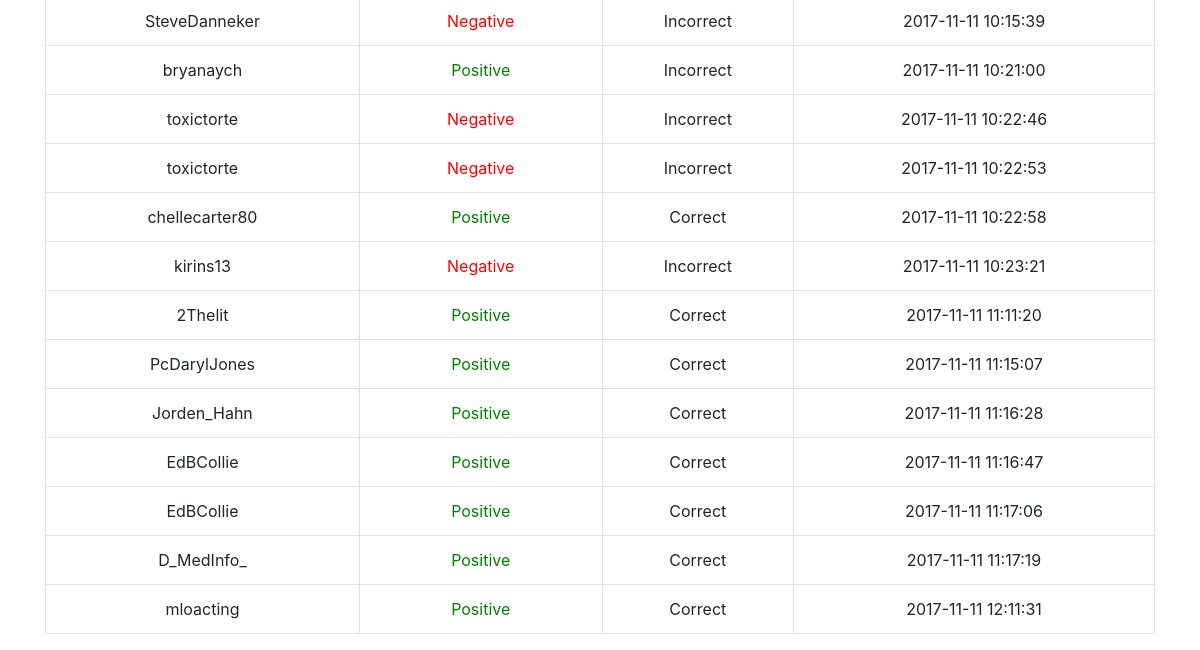
The page /history (signed in, lower part) on the database as committed earlier.
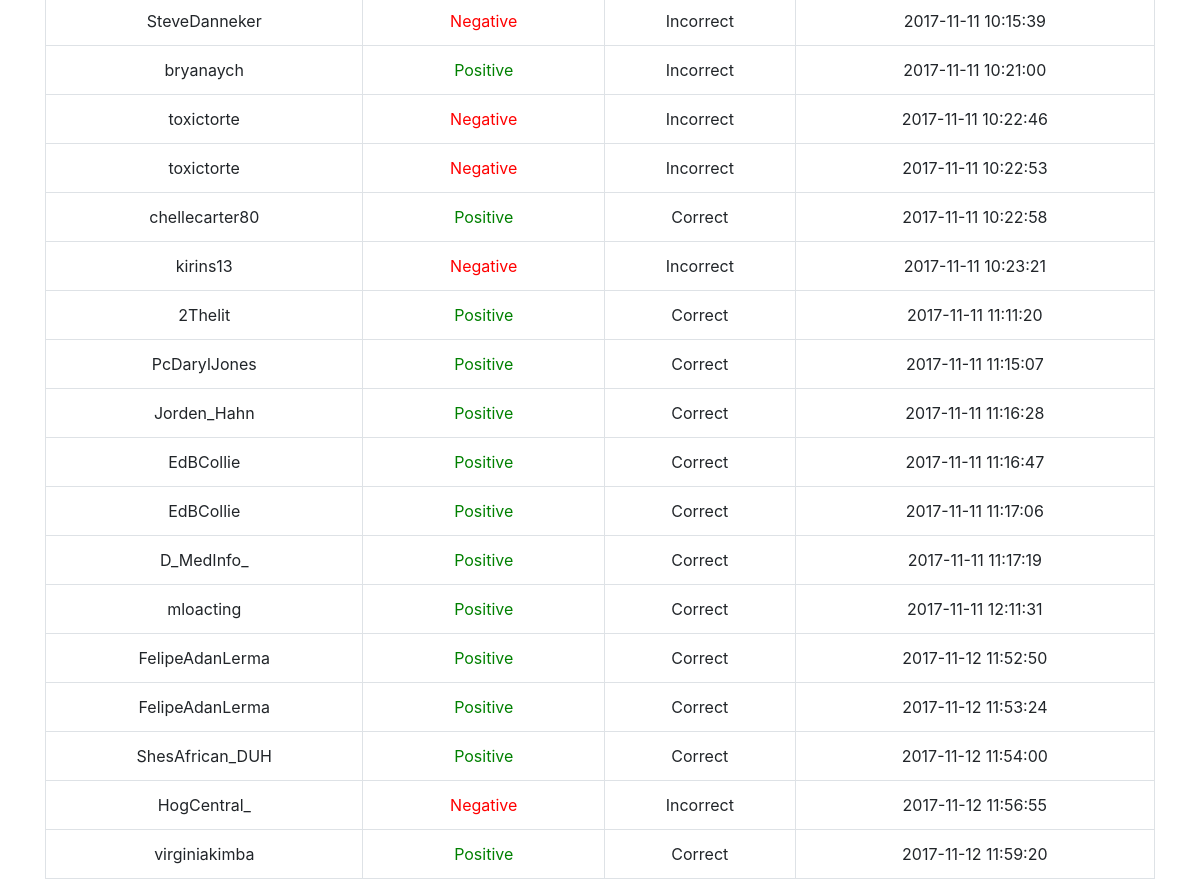
The same page on the database as committed later.
### tables this page shows
CREATE TABLE "guesses" (
	`username`	TEXT NOT NULL,
	`twitter_user`	TEXT NOT NULL,
	`guess`	TEXT NOT NULL,
	`result`	TEXT NOT NULL,
	`date`	TEXT NOT NULL
);

### application.py (the view)
@app.route('/history')
def history():
        con = None
        try:
            con = lite.connect('twittergame.db')
            cur = con.cursor()
            cur.execute("SELECT * FROM guesses WHERE username = ?", (session['username'],))
            userHistory = cur.fetchall()
            return render_template('history.html', history = userHistory)
        except lite.Error as e:
            print('Error: {}'.format(e.args[0]))
            return render_template('error.html', errorCode = e.args[0])
            sys.exit(1)
        finally:
            if con:
                con.close()

### templates/history.html (shortened to what this page needs)
{% extends "layout.html" %}
{% block main %}
    <div class="container text-center">
        <table class="table table-bordered">
            <tbody>
                {% for entry in history %}
                <tr>
                    <td>{{ entry[1] }}</td>
                    {% if entry[2] == 'positive' %}
                        <td class="posHistoryGuess">Positive</td>
                    {% else %}
                        <td class="negHistoryGuess">Negative</td>
                    {% endif %}
                    {% if entry[3] == 'True' %}
                        <td>Correct</td>
                    {% else %}
                        <td>Incorrect</td>
                    {% endif %}
                    <td>{{ entry[4] }}</td>
                </tr>
                {% endfor %}
            </tbody>
        </table>
    </div>
{% endblock %}

### templates/layout.html (shortened to what this page needs)
<!DOCTYPE html>
<html lang="en">
    <head>
        <link rel="stylesheet" href="https://maxcdn.bootstrapcdn.com/bootstrap/4.0.0-alpha.6/css/bootstrap.min.css">
        <link rel="stylesheet" href="{{ url_for('static', filename='styles.css') }}" />
    </head>
    <body>
        <main>
            {% block main %}{% endblock %}
        </main>
    </body>
</html>

### static/styles.css (style rules this page uses)
.posHistoryGuess { color: green; }
.negHistoryGuess { color: red; }

Rows that differ between the two databases and show on the page:
added guesses: twitter_user "FelipeAdanLerma", guess "Positive", result "Correct", date "2017-11-12 11:52:50"
added guesses: twitter_user "FelipeAdanLerma", guess "Positive", result "Correct", date "2017-11-12 11:53:24"
added guesses: twitter_user "ShesAfrican_DUH", guess "Positive", result "Correct", date "2017-11-12 11:54:00"
added guesses: twitter_user "HogCentral_", guess "Negative", result "Incorrect", date "2017-11-12 11:56:55"
added guesses: twitter_user "virginiakimba", guess "Positive", result "Correct", date "2017-11-12 11:59:20"
